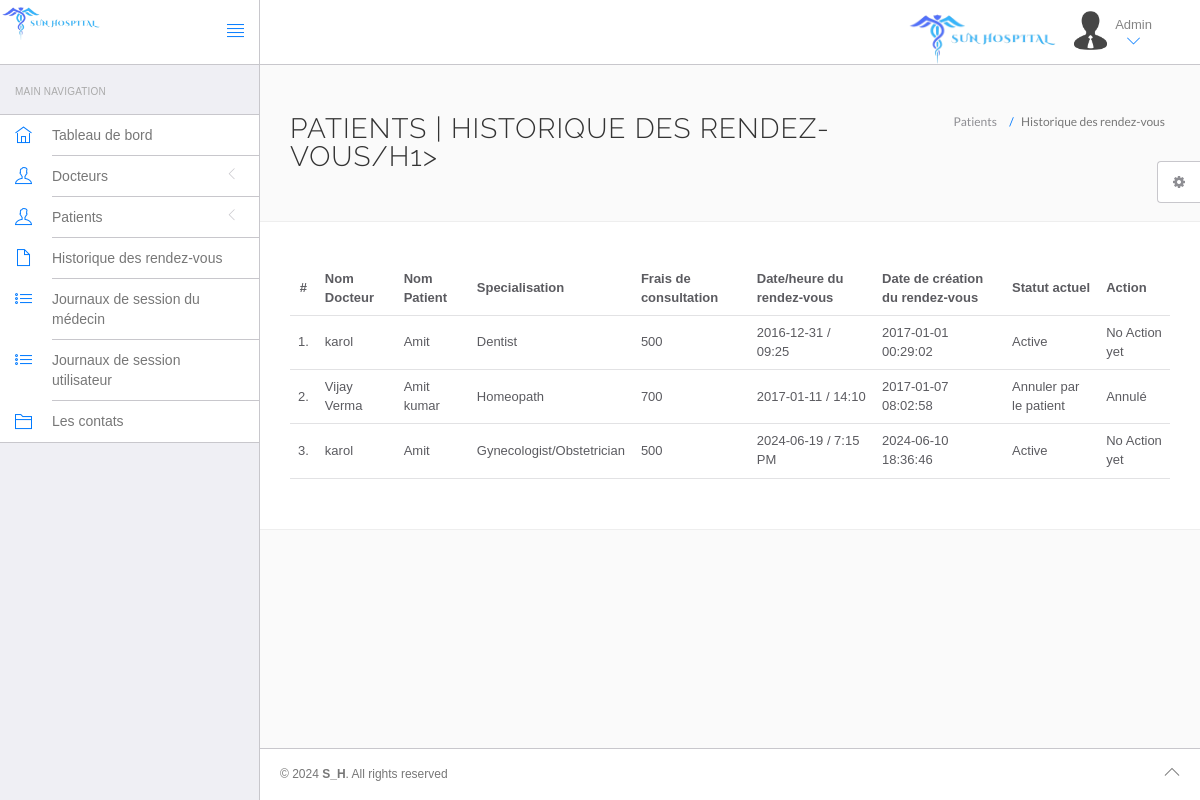
Page /hms/admin/appointment-history.php (signed in) on the committed database.
### tables this page shows
CREATE TABLE `appointment` (
  `id` int NOT NULL,
  `doctorSpecialization` varchar(255) NOT NULL,
  `doctorId` int NOT NULL,
  `userId` int NOT NULL,
  `consultancyFees` int NOT NULL,
  `appointmentDate` varchar(255) NOT NULL,
  `appointmentTime` varchar(255) NOT NULL,
  `postingDate` timestamp NOT NULL DEFAULT CURRENT_TIMESTAMP,
  `userStatus` int NOT NULL,
  `doctorStatus` int NOT NULL,
  `updationDate` varchar(255) DEFAULT NULL
);

CREATE TABLE `doctors` (
  `id` int NOT NULL,
  `specilization` varchar(255) NOT NULL,
  `doctorName` varchar(255) NOT NULL,
  `address` longtext NOT NULL,
  `docFees` varchar(255) NOT NULL,
  `contactno` bigint NOT NULL,
  `docEmail` varchar(255) NOT NULL,
  `password` varchar(255) NOT NULL,
  `creationDate` timestamp NOT NULL DEFAULT CURRENT_TIMESTAMP
);

CREATE TABLE `users` (
  `id` int NOT NULL,
  `fullName` varchar(255) NOT NULL,
  `address` longtext NOT NULL,
  `city` varchar(255) NOT NULL,
  `gender` varchar(255) NOT NULL,
  `email` varchar(255) NOT NULL,
  `password` varchar(255) NOT NULL,
  `regDate` timestamp NOT NULL DEFAULT CURRENT_TIMESTAMP
);

### hms/admin/appointment-history.php (the view, shortened to what this page needs)
<?php
require 'include/config.php';
?>
<!DOCTYPE html>
<html lang="en">
	<head>
		<link rel="stylesheet" href="vendor/bootstrap/css/bootstrap.min.css">
		<link rel="stylesheet" href="vendor/fontawesome/css/font-awesome.min.css">
		<link rel="stylesheet" href="vendor/themify-icons/themify-icons.min.css">
		<link href="vendor/animate.css/animate.min.css" rel="stylesheet" media="screen">
		<link href="vendor/perfect-scrollbar/perfect-scrollbar.min.css" rel="stylesheet" media="screen">
		<link href="vendor/switchery/switchery.min.css" rel="stylesheet" media="screen">
		<link href="vendor/bootstrap-touchspin/jquery.bootstrap-touchspin.min.css" rel="stylesheet" media="screen">
		<link href="vendor/select2/select2.min.css" rel="stylesheet" media="screen">
		<link href="vendor/bootstrap-datepicker/bootstrap-datepicker3.standalone.min.css" rel="stylesheet" media="screen">
		<link href="vendor/bootstrap-timepicker/bootstrap-timepicker.min.css" rel="stylesheet" media="screen">
		<link rel="stylesheet" href="assets/css/styles.css">
		<link rel="stylesheet" href="assets/css/plugins.css">
		<link rel="stylesheet" href="assets/css/themes/theme-1.css" id="skin_color" />
	</head>
	<body>
		<div id="app">
<?php require 'include/sidebar.php';?>
			<div class="app-content">
					<?php require 'include/header.php';?>
				<div class="main-content" >
					<div class="wrap-content container" id="container">
						<section id="page-title">
							<div class="row">
								<div class="col-sm-8">
									<h1 class="mainTitle">
									Patients | Historique des rendez-vous/h1>
																	</div>
								<ol class="breadcrumb">
									<li>
										<span>Patients </span>
									</li>
									<li class="active">
										<span>Historique des rendez-vous</span>
									</li>
								</ol>
							</div>
						</section>
						<div class="container-fluid container-fullw bg-white">
									<div class="row">
								<div class="col-md-12">
									<table class="table table-hover" id="sample-table-1">
										<thead>
											<tr>
												<th class="center">#</th>
												<th class="hidden-xs">Nom Docteur</th>
												<th>Nom Patient</th>
												<th>Specialisation</th>
												<th>Frais de consultation</th>
												<th>Date/heure du rendez-vous </th>
												<th>
												Date de création du rendez-vous </th>
												<th>Statut actuel</th>
												<th>Action</th>
											</tr>
										</thead>
										<tbody>
<?php
$sql=$con->prepare("select doctors.doctorName as docname,users.fullName as pname,appointment.*  from appointment
 join doctors on doctors.id=appointment.doctorId
 join users on users.id=appointment.userId ");
$sql->execute();
$array = $sql->fetchAll();
$cnt=1;
foreach($array as $row)
{
?>
											<tr>
												<td class="center"><?php echo $cnt;?>.</td>
												<td class="hidden-xs"><?php echo $row['docname'];?></td>
												<td class="hidden-xs"><?php echo $row['pname'];?></td>
												<td><?php echo $row['doctorSpecialization'];?></td>
												<td><?php echo $row['consultancyFees'];?></td>
												<td><?php echo $row['appointmentDate'];?> / <?php echo
												 $row['appointmentTime'];?>
												</td>
												<td><?php echo $row['postingDate'];?></td>
												<td>
<?php if(($row['userStatus']==1) && ($row['doctorStatus']==1))
{
	echo "Active";
}
if(($row['userStatus']==0) && ($row['doctorStatus']==1))
{
	echo "Annuler par le patient";
}
												?></td>
												<td >
												<div class="visible-md visible-lg hidden-sm hidden-xs">
							<?php if(($row['userStatus']==1) && ($row['doctorStatus']==1))
{
echo "No Action yet";
	 } else {
		echo "Annulé";
		} ?>
												</div>
												</td>
											</tr>
											<?php
$cnt=$cnt+1;
											 }?>
										</tbody>
									</table>
								</div>
							</div>
								</div>
					</div>
				</div>
			</div>
	<?php require 'include/footer.php';?>
	<?php require 'include/setting.php';?>
		</div>
	</body>
</html>

### hms/admin/include/sidebar.php (shortened to what this page needs)
<div class="sidebar app-aside" id="sidebar">
				<div class="sidebar-container perfect-scrollbar">
<nav>
						<div class="navbar-title">
							<span>Main Navigation</span>
						</div>
						<ul class="main-navigation-menu">
							<li>
								<a href="dashboard.php">
									<div class="item-content">
										<div class="item-media">
											<i class="ti-home"></i>
										</div>
										<div class="item-inner">
											<span class="title"> Tableau de bord </span>
										</div>
									</div>
								</a>
							</li>
							<li>
								<a href="javascript:void(0)">
									<div class="item-content">
										<div class="item-media">
											<i class="ti-user"></i>
										</div>
										<div class="item-inner">
											<span class="title"> Docteurs </span><i class="icon-arrow"></i>
										</div>
									</div>
								</a>
								</li>
				<li>
								<a href="javascript:void(0)">
									<div class="item-content">
										<div class="item-media">
											<i class="ti-user"></i>
										</div>
										<div class="item-inner">
											<span class="title"> Patients </span><i class="icon-arrow"></i>
										</div>
									</div>
								</a>
								</li>
<li>
								<a href="appointment-history.php">
									<div class="item-content">
										<div class="item-media">
											<i class="ti-file"></i>
										</div>
										<div class="item-inner">
											<span class="title"> Historique des rendez-vous </span>
										</div>
									</div>
								</a>
							</li>
	<li>
								<a href="doctor-logs.php">
									<div class="item-content">
										<div class="item-media">
											<i class="ti-list"></i>
										</div>
										<div class="item-inner">
											<span class="title">Journaux de session du médecin </span>
										</div>
									</div>
								</a>
							</li>
							<li>
								<a href="user-logs.php">
									<div class="item-content">
										<div class="item-media">
											<i class="ti-list"></i>
										</div>
										<div class="item-inner">
											<span class="title"> Journaux de session utilisateur</span>
										</div>
									</div>
								</a>
							</li>
							<li>
								<a href="contact.php">
									<div class="item-content">
										<div class="item-media">
											<i class="ti-folder"></i>
										</div>
										<div class="item-inner">
											<span class="title">Les contats</span>
										</div>
									</div>
								</a>
							</li>
						</ul>
					</nav>
					</div>
			</div>

### hms/admin/include/header.php (shortened to what this page needs)
<header class="navbar navbar-default navbar-static-top">
					<div class="navbar-header">
						<img src="../../images/logos.png" width="100px">
						<a href="#" class="sidebar-toggler pull-right visible-md visible-lg" data-toggle-class="app-sidebar-closed" data-toggle-target="#app">
							<i class="ti-align-justify"></i>
						</a>
					</div>
					<div class="navbar-collapse collapse">
						<ul class="nav navbar-right">
								<li  style="padding-top:1% ">
								<img src="../../images/logos.png" width="150px" >
							</li>
							<li class="dropdown current-user">
								<a href class="dropdown-toggle" data-toggle="dropdown">
									<img src="assets/images/avatar-1.jpg" alt="Peter"> <span class="username">
			Admin
									<i class="ti-angle-down"></i></i></span>
								</a>
							</li>
						</ul>
					</div>
				</header>

### hms/admin/include/footer.php
<footer>
				<div class="footer-inner">
					<div class="pull-left">
						&copy; <span class="current-year"></span><span class="text-bold text-uppercase"> S_H</span>. <span>All rights reserved</span>
					</div>
					<div class="pull-right">
						<span class="go-top"><i class="ti-angle-up"></i></span>
					</div>
				</div>
			</footer>

### hms/admin/include/setting.php (shortened to what this page needs)
<div class="settings panel panel-default hidden-xs hidden-sm" id="settings">
				<button ct-toggle="toggle" data-toggle-class="active" data-toggle-target="#settings" class="btn btn-default">
					<i class="fa fa-spin fa-gear"></i>
				</button>
			</div>

### hms/admin/assets/css/plugins.css (style rules this page uses)
.perfect-scrollbar { overflow-y: hidden !important; }

### hms/admin/assets/css/themes/theme-1.css (style rules this page uses)
body { background: #FAFAFA; }
header .navbar-header { background: #ffffff !important; border-right-color: #c8c7cc !important; border-bottom-color: #c8c7cc !important; }
header .navbar-header .sidebar-toggler, header .navbar-header .sidebar-mobile-toggler { color: #007aff !important; }
header .navbar-collapse { background: #ffffff !important; border-bottom-color: #c8c7cc !important; box-shadow: none !important; }
header .navbar-collapse .navbar-right > li > a { color: #777; }
header .navbar-collapse .navbar-right > li > a i { color: #007aff !important; }
#sidebar { background: #EFEFF4 !important; }
#sidebar:before { border-right-width: "1px" !important; border-right-style: solid; border-right-color: #c8c7cc !important; }
#sidebar nav { border-right-width: "1px" !important; border-right-style: solid; border-right-color: #c8c7cc !important; }
#sidebar nav .navbar-title { color: #aaaaaa; }
#sidebar nav > ul { background: #ffffff !important; border-bottom-color: #c8c7cc !important; border-top-color: #c8c7cc !important; }
#sidebar nav > ul > li > a .item-media > i { color: #007aff !important; }
#sidebar nav > ul > li > a .item-inner { color: #777 !important; border-bottom-color: #c8c7cc; }
#app > footer { background: #ffffff !important; border-top-color: #c8c7cc !important; color: #777; }

### rows in the picture
appointment: doctorId.doctorName "karol", userId.fullName "Amit", doctorSpecialization "Dentist", consultancyFees "500", appointmentDate "2016-12-31", appointmentTime "09:25", postingDate "2017-01-01 00:29:02", userStatus "Active"
appointment: doctorId.doctorName "Vijay Verma", userId.fullName "Amit kumar", doctorSpecialization "Homeopath", consultancyFees "700", appointmentDate "2017-01-11", appointmentTime "14:10", postingDate "2017-01-07 08:02:58", userStatus "Annuler par le patient"
appointment: doctorId.doctorName "karol", userId.fullName "Amit", doctorSpecialization "Gynecologist/Obstetrician", consultancyFees "500", appointmentDate "2024-06-19", appointmentTime "7:15 PM", postingDate "2024-06-10 18:36:46", userStatus "Active"
